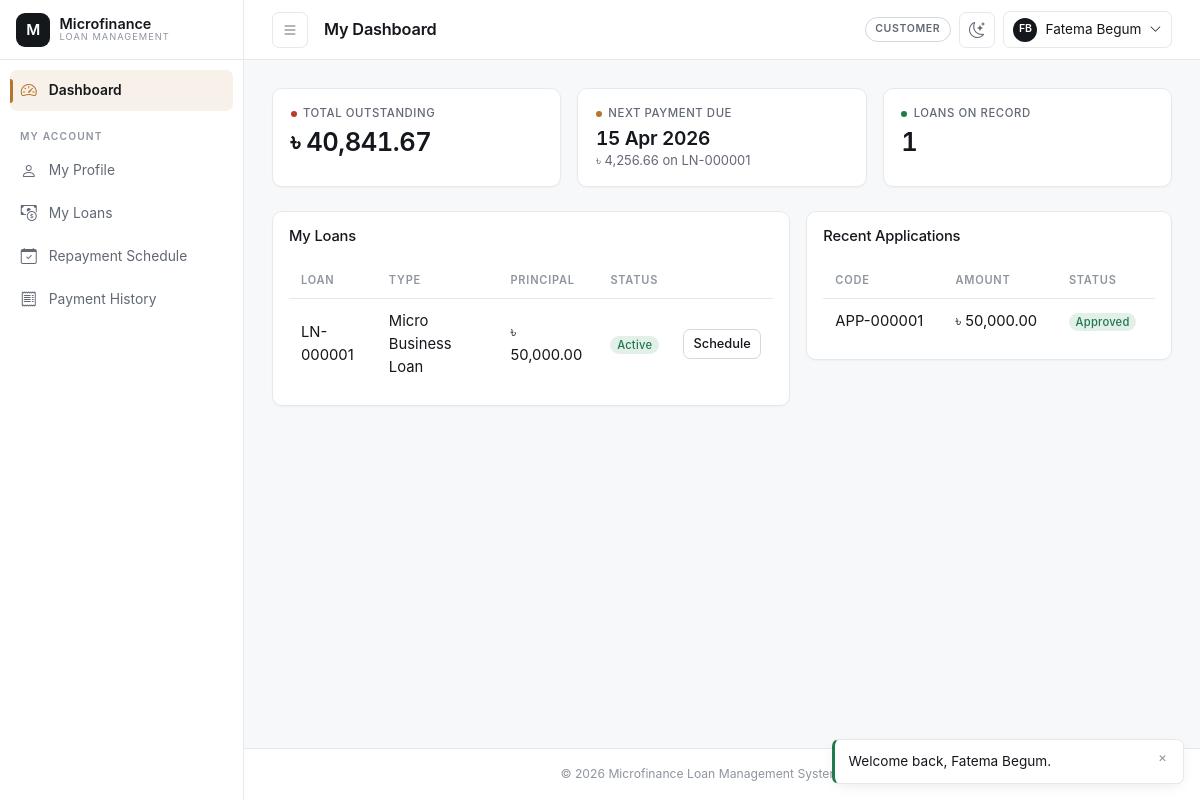
The app's page /customer/dashboard.php (signed in) with its own data.
### tables this page shows
CREATE TABLE repayment_schedules (
    schedule_id       INT UNSIGNED AUTO_INCREMENT PRIMARY KEY,
    loan_id           INT UNSIGNED NOT NULL,
    installment_no    INT UNSIGNED NOT NULL,
    due_date          DATE NOT NULL,
    principal_due     DECIMAL(14,2) NOT NULL,
    interest_due      DECIMAL(14,2) NOT NULL,
    total_due         DECIMAL(14,2) NOT NULL,
    amount_paid       DECIMAL(14,2) NOT NULL DEFAULT 0.00,
    status             ENUM('pending','partial','paid','overdue') NOT NULL DEFAULT 'pending',
    created_at         TIMESTAMP NOT NULL DEFAULT CURRENT_TIMESTAMP,
    updated_at         TIMESTAMP NOT NULL DEFAULT CURRENT_TIMESTAMP ON UPDATE CURRENT_TIMESTAMP,
    CONSTRAINT fk_sched_loan FOREIGN KEY (loan_id) REFERENCES loans(loan_id)
        ON UPDATE CASCADE ON DELETE CASCADE,
    CONSTRAINT uq_sched_loan_installment UNIQUE (loan_id, installment_no),
    CONSTRAINT chk_sched_total CHECK (total_due = principal_due + interest_due),
    INDEX idx_sched_status (status),
    INDEX idx_sched_due_date (due_date)
);

CREATE TABLE loans (
    loan_id            INT UNSIGNED AUTO_INCREMENT PRIMARY KEY,
    loan_code          VARCHAR(20) NOT NULL UNIQUE,
    application_id     INT UNSIGNED NOT NULL UNIQUE,
    customer_id        INT UNSIGNED NOT NULL,
    loan_type_id       INT UNSIGNED NOT NULL,
    principal_amount   DECIMAL(14,2) NOT NULL,
    interest_rate      DECIMAL(5,2) NOT NULL COMMENT 'Locked-in annual % at approval time',
    duration_months    INT UNSIGNED NOT NULL,
    emi_amount         DECIMAL(14,2) NOT NULL,
    start_date         DATE NOT NULL,
    end_date           DATE NOT NULL,
    status             ENUM('active','closed','defaulted','cancelled') NOT NULL DEFAULT 'active',
    approved_by        INT UNSIGNED NOT NULL,
    created_at         TIMESTAMP NOT NULL DEFAULT CURRENT_TIMESTAMP,
    updated_at         TIMESTAMP NOT NULL DEFAULT CURRENT_TIMESTAMP ON UPDATE CURRENT_TIMESTAMP,
    CONSTRAINT fk_loans_application FOREIGN KEY (application_id) REFERENCES loan_applications(application_id)
        ON UPDATE CASCADE ON DELETE RESTRICT,
    CONSTRAINT fk_loans_customer FOREIGN KEY (customer_id) REFERENCES customers(customer_id)
        ON UPDATE CASCADE ON DELETE RESTRICT,
    CONSTRAINT fk_loans_loan_type FOREIGN KEY (loan_type_id) REFERENCES loan_types(loan_type_id)
        ON UPDATE CASCADE ON DELETE RESTRICT,
    CONSTRAINT fk_loans_approved_by FOREIGN KEY (approved_by) REFERENCES users(user_id)
        ON UPDATE CASCADE ON DELETE RESTRICT,
    CONSTRAINT chk_loans_principal CHECK (principal_amount > 0),
    CONSTRAINT chk_loans_dates CHECK (end_date > start_date),
    INDEX idx_loans_status (status),
    INDEX idx_loans_customer (customer_id)
);

CREATE TABLE loan_types (
    loan_type_id     INT UNSIGNED AUTO_INCREMENT PRIMARY KEY,
    type_name        VARCHAR(100) NOT NULL UNIQUE,
    description      VARCHAR(255) DEFAULT NULL,
    interest_rate    DECIMAL(5,2) NOT NULL COMMENT 'Annual % rate',
    min_amount       DECIMAL(14,2) NOT NULL,
    max_amount       DECIMAL(14,2) NOT NULL,
    min_duration_months INT UNSIGNED NOT NULL,
    max_duration_months INT UNSIGNED NOT NULL,
    processing_fee_pct DECIMAL(5,2) NOT NULL DEFAULT 0.00,
    status           ENUM('active','inactive') NOT NULL DEFAULT 'active',
    created_at       TIMESTAMP NOT NULL DEFAULT CURRENT_TIMESTAMP,
    updated_at       TIMESTAMP NOT NULL DEFAULT CURRENT_TIMESTAMP ON UPDATE CURRENT_TIMESTAMP,
    CONSTRAINT chk_loan_types_amounts CHECK (max_amount >= min_amount),
    CONSTRAINT chk_loan_types_duration CHECK (max_duration_months >= min_duration_months),
    CONSTRAINT chk_loan_types_rate CHECK (interest_rate >= 0)
);

CREATE TABLE loan_applications (
    application_id    INT UNSIGNED AUTO_INCREMENT PRIMARY KEY,
    application_code  VARCHAR(20) NOT NULL UNIQUE,
    customer_id        INT UNSIGNED NOT NULL,
    loan_type_id        INT UNSIGNED NOT NULL,
    requested_amount   DECIMAL(14,2) NOT NULL,
    requested_duration_months INT UNSIGNED NOT NULL,
    purpose             VARCHAR(255) DEFAULT NULL,
    status               ENUM('pending','approved','rejected','returned') NOT NULL DEFAULT 'pending',
    review_notes         VARCHAR(500) DEFAULT NULL,
    submitted_by         INT UNSIGNED NOT NULL COMMENT 'user_id of officer who filed it',
    reviewed_by           INT UNSIGNED DEFAULT NULL,
    reviewed_at            DATETIME DEFAULT NULL,
    created_at              TIMESTAMP NOT NULL DEFAULT CURRENT_TIMESTAMP,
    updated_at              TIMESTAMP NOT NULL DEFAULT CURRENT_TIMESTAMP ON UPDATE CURRENT_TIMESTAMP,
    CONSTRAINT fk_apps_customer FOREIGN KEY (customer_id) REFERENCES customers(customer_id)
        ON UPDATE CASCADE ON DELETE RESTRICT,
    CONSTRAINT fk_apps_loan_type FOREIGN KEY (loan_type_id) REFERENCES loan_types(loan_type_id)
        ON UPDATE CASCADE ON DELETE RESTRICT,
    CONSTRAINT fk_apps_submitted_by FOREIGN KEY (submitted_by) REFERENCES users(user_id)
        ON UPDATE CASCADE ON DELETE RESTRICT,
    CONSTRAINT fk_apps_reviewed_by FOREIGN KEY (reviewed_by) REFERENCES users(user_id)
        ON UPDATE CASCADE ON DELETE SET NULL,
    CONSTRAINT chk_apps_amount CHECK (requested_amount > 0),
    CONSTRAINT chk_apps_duration CHECK (requested_duration_months > 0),
    INDEX idx_apps_status (status),
    INDEX idx_apps_customer (customer_id)
);

### includes/loan_helpers.php (called while the page is built, shortened)
<?php
require_once __DIR__ . '/functions.php';
function get_loan_outstanding_balance(int $loanId): float
{
    $pdo = Database::getConnection();
    $stmt = $pdo->prepare('SELECT COALESCE(SUM(total_due - amount_paid),0) FROM repayment_schedules WHERE loan_id = :id');
    $stmt->execute(['id' => $loanId]);
    return (float) $stmt->fetchColumn();
}

### customer/dashboard.php (the view, shortened to what this page needs)
<?php
$user = current_user();
$customerId = $user['customer_id'];
$pdo = Database::getConnection();
$loans = $pdo->prepare(
    "SELECT l.loan_id, l.loan_code, l.principal_amount, l.status, l.start_date, l.end_date, lt.type_name
     FROM loans l INNER JOIN loan_types lt ON lt.loan_type_id = l.loan_type_id
     WHERE l.customer_id = ? ORDER BY l.created_at DESC"
);
$loans->execute([$customerId]);
$loans = $loans->fetchAll();
$totalOutstanding = 0.0;
foreach ($loans as $loan) {
    if ($loan['status'] === 'active') {
        $totalOutstanding += get_loan_outstanding_balance((int) $loan['loan_id']);
    }
}
$nextDue = $pdo->prepare(
    "SELECT rs.due_date, rs.total_due, rs.amount_paid, l.loan_code
     FROM repayment_schedules rs INNER JOIN loans l ON l.loan_id = rs.loan_id
     WHERE l.customer_id = ? AND rs.status IN ('pending','overdue','partial')
     ORDER BY rs.due_date ASC LIMIT 1"
);
$nextDue->execute([$customerId]);
$nextDue = $nextDue->fetch();
$applications = $pdo->prepare(
    "SELECT application_code, requested_amount, status, created_at
     FROM loan_applications WHERE customer_id = ? ORDER BY created_at DESC LIMIT 5"
);
$applications->execute([$customerId]);
$applications = $applications->fetchAll();
require_once __DIR__ . '/../includes/header.php';
?>
<div class="row g-3 mb-4">
    <div class="col-sm-6 col-lg-4">
        <div class="mfs-stat-tile accent-danger">
            <div class="stat-label">Total Outstanding</div>
            <div class="stat-value"><?= money($totalOutstanding) ?></div>
        </div>
    </div>
    <div class="col-sm-6 col-lg-4">
        <div class="mfs-stat-tile accent-brass">
            <div class="stat-label">Next Payment Due</div>
            <div class="stat-value" style="font-size:1.2rem;">
                <?= $nextDue ? display_date($nextDue['due_date']) : '—' ?>
            </div>
            <?php if ($nextDue): ?>
                <div class="text-muted small"><?= money($nextDue['total_due'] - $nextDue['amount_paid']) ?> on <?= e($nextDue['loan_code']) ?></div>
            <?php endif; ?>
        </div>
    </div>
    <div class="col-sm-6 col-lg-4">
        <div class="mfs-stat-tile accent-success">
            <div class="stat-label">Loans on Record</div>
            <div class="stat-value"><?= count($loans) ?></div>
        </div>
    </div>
</div>
<div class="row g-3">
    <div class="col-lg-7">
        <div class="mfs-card p-3">
            <h2 class="h6 mb-3">My Loans</h2>
            <div class="table-responsive">
                <table class="table table-sm mfs-table align-middle">
                    <thead><tr><th>Loan</th><th>Type</th><th>Principal</th><th>Status</th><th></th></tr></thead>
                    <tbody>
                    <?php foreach ($loans as $loan): ?>
                        <tr>
                            <td><?= e($loan['loan_code']) ?></td>
                            <td><?= e($loan['type_name']) ?></td>
                            <td><?= money($loan['principal_amount']) ?></td>
                            <td><?= status_badge($loan['status']) ?></td>
                            <td><a class="btn btn-sm btn-outline-secondary" href="<?= e(BASE_URL) ?>/customer/repayment_schedule.php?loan_id=<?= (int) $loan['loan_id'] ?>">Schedule</a></td>
                        </tr>
                    <?php endforeach; ?>
                    </tbody>
                </table>
            </div>
        </div>
    </div>
    <div class="col-lg-5">
        <div class="mfs-card p-3">
            <h2 class="h6 mb-3">Recent Applications</h2>
            <div class="table-responsive">
                <table class="table table-sm mfs-table align-middle">
                    <thead><tr><th>Code</th><th>Amount</th><th>Status</th></tr></thead>
                    <tbody>
                    <?php foreach ($applications as $app): ?>
                        <tr>
                            <td><?= e($app['application_code']) ?></td>
                            <td><?= money($app['requested_amount']) ?></td>
                            <td><?= status_badge($app['status']) ?></td>
                        </tr>
                    <?php endforeach; ?>
                    </tbody>
                </table>
            </div>
        </div>
    </div>
</div>
<?php require_once __DIR__ . '/../includes/footer.php'; ?>

### includes/functions.php (shortened to what this page needs)
<?php
function e(mixed $value = null): string
{
    return htmlspecialchars((string) ($value ?? ''), ENT_QUOTES, 'UTF-8');
}
function money(mixed $amount, string $symbol = '৳'): string
{
    return $symbol . ' ' . number_format(is_numeric($amount) ? (float) $amount : 0.0, 2);
}
function display_date(?string $date, string $format = 'd M Y'): string
{
    $ts = strtotime($date);
    return $ts === false ? '—' : date($format, $ts);
}
function status_badge(string $status): string
{
    $slug = strtolower(str_replace(' ', '-', $status));
    return '<span class="badge badge-status-' . e($slug) . '">' . e(ucwords(str_replace('_', ' ', $status))) . '</span>';
}

### records on screen
repayment_schedules: due_date "15 Apr 2026", money($nextDue['total_due'] - $nextDue['amount_paid']) "৳ 4,256.66", loan.loan_code "LN-000001"
loans: loan_code "LN-000001", loan_type.type_name "Micro Business Loan", principal_amount "৳ 50,000.00", status "Active"
loan_applications: application_code "APP-000001", requested_amount "৳ 50,000.00", status "Approved"

### other values on screen
$label "Dashboard"
$item[3] "MY ACCOUNT"
$label "My Profile"
$label "My Loans"
$label "Repayment Schedule"
$label "Payment History"
$pageTitle "My Dashboard"
$user['role_name'] "CUSTOMER"
$initials "FB"
$user['full_name'] "Fatema Begum"
money($totalOutstanding) "৳ 40,841.67"
count($loans) "1"
APP_NAME "Microfinance Loan Management System"
